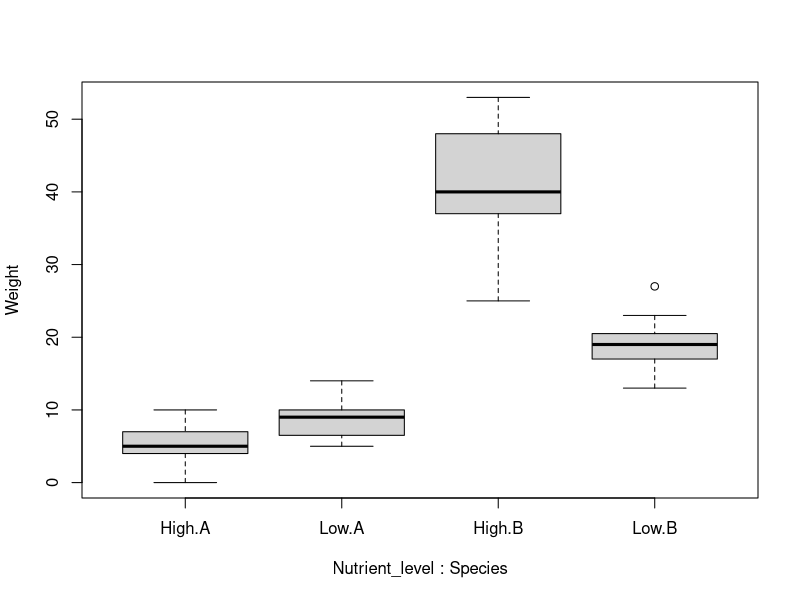

Reproduce this figure in R.
## ---- chunk 1
size_nutrient_data<-read.table("data/size_nutrient.txt",header=T,sep="\t",dec=",") 
## ---- chunk 2
str(size_nutrient_data)
## ---- chunk 3
head(size_nutrient_data)
## ---- chunk 4
boxplot(Weight ~ Nutrient_level + Species, data = size_nutrient_data)
## ---- chunk 5
m.size_nutrient <- lm (Weight ~ Nutrient_level * Species,
                    data = size_nutrient_data)
## ---- chunk 6
anova(m.size_nutrient)
## ---- chunk 7
library(emmeans)
emmeans(m.size_nutrient, pairwise ~ Nutrient_level | Species)
